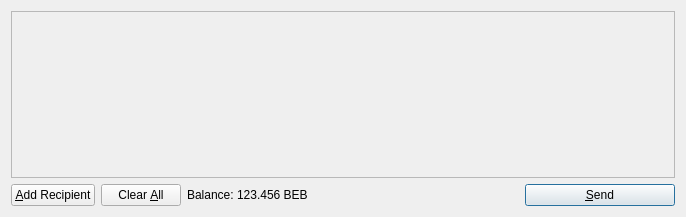
<?xml version="1.0" encoding="UTF-8"?>
<ui version="4.0">
 <class>SendCoinsDialog</class>
 <widget class="QDialog" name="SendCoinsDialog">
  <property name="geometry">
   <rect>
    <x>0</x>
    <y>0</y>
    <width>686</width>
    <height>217</height>
   </rect>
  </property>
  <property name="windowTitle">
   <string>Send Coins</string>
  </property>
  <layout class="QVBoxLayout" name="verticalLayout">
   <item>
    <widget class="QScrollArea" name="scrollArea">
     <property name="widgetResizable">
      <bool>true</bool>
     </property>
     <widget class="QWidget" name="scrollAreaWidgetContents">
      <property name="geometry">
       <rect>
        <x>0</x>
        <y>0</y>
        <width>666</width>
        <height>165</height>
       </rect>
      </property>
      <layout class="QVBoxLayout" name="verticalLayout_2">
       <property name="margin">
        <number>0</number>
       </property>
       <item>
        <layout class="QVBoxLayout" name="entries">
         <property name="spacing">
          <number>6</number>
         </property>
        </layout>
       </item>
       <item>
        <spacer name="verticalSpacer">
         <property name="orientation">
          <enum>Qt::Vertical</enum>
         </property>
         <property name="sizeHint" stdset="0">
          <size>
           <width>20</width>
           <height>40</height>
          </size>
         </property>
        </spacer>
       </item>
      </layout>
     </widget>
    </widget>
   </item>
   <item>
    <layout class="QHBoxLayout" name="horizontalLayout">
     <item>
      <widget class="QPushButton" name="addButton">
       <property name="toolTip">
        <string>Send to multiple recipients at once</string>
       </property>
       <property name="text">
        <string>&amp;Add Recipient</string>
       </property>
       <property name="icon">
        <iconset resource="../bitcoin.qrc">
         <normaloff>:/icons/add</normaloff>:/icons/add</iconset>
       </property>
       <property name="autoDefault">
        <bool>false</bool>
       </property>
      </widget>
     </item>
     <item>
      <widget class="QPushButton" name="clearButton">
       <property name="sizePolicy">
        <sizepolicy hsizetype="Minimum" vsizetype="Fixed">
         <horstretch>0</horstretch>
         <verstretch>0</verstretch>
        </sizepolicy>
       </property>
       <property name="toolTip">
        <string>Remove all transaction fields</string>
       </property>
       <property name="text">
        <string>Clear &amp;All</string>
       </property>
       <property name="icon">
        <iconset resource="../bitcoin.qrc">
         <normaloff>:/icons/remove</normaloff>:/icons/remove</iconset>
       </property>
       <property name="autoRepeatDelay">
        <number>300</number>
       </property>
       <property name="autoDefault">
        <bool>false</bool>
       </property>
      </widget>
     </item>
     <item>
      <layout class="QHBoxLayout" name="horizontalLayout_2">
       <property name="spacing">
        <number>3</number>
       </property>
       <item>
        <widget class="QLabel" name="label">
         <property name="text">
          <string>Balance:</string>
         </property>
        </widget>
       </item>
       <item>
        <widget class="QLabel" name="labelBalance">
         <property name="cursor">
          <cursorShape>IBeamCursor</cursorShape>
         </property>
         <property name="text">
          <string>123.456 BEB</string>
         </property>
         <property name="textInteractionFlags">
          <set>Qt::LinksAccessibleByMouse|Qt::TextSelectableByKeyboard|Qt::TextSelectableByMouse</set>
         </property>
        </widget>
       </item>
      </layout>
     </item>
     <item>
      <spacer name="horizontalSpacer">
       <property name="orientation">
        <enum>Qt::Horizontal</enum>
       </property>
       <property name="sizeHint" stdset="0">
        <size>
         <width>40</width>
         <height>20</height>
        </size>
       </property>
      </spacer>
     </item>
     <item>
      <widget class="QPushButton" name="sendButton">
       <property name="minimumSize">
        <size>
         <width>150</width>
         <height>0</height>
        </size>
       </property>
       <property name="toolTip">
        <string>Confirm the send action</string>
       </property>
       <property name="text">
        <string>&amp;Send</string>
       </property>
       <property name="icon">
        <iconset resource="../bitcoin.qrc">
         <normaloff>:/icons/send</normaloff>:/icons/send</iconset>
       </property>
       <property name="default">
        <bool>true</bool>
       </property>
      </widget>
     </item>
    </layout>
   </item>
  </layout>
 </widget>
 <resources>
  <include location="../bitcoin.qrc"/>
 </resources>
 <connections/>
</ui>
